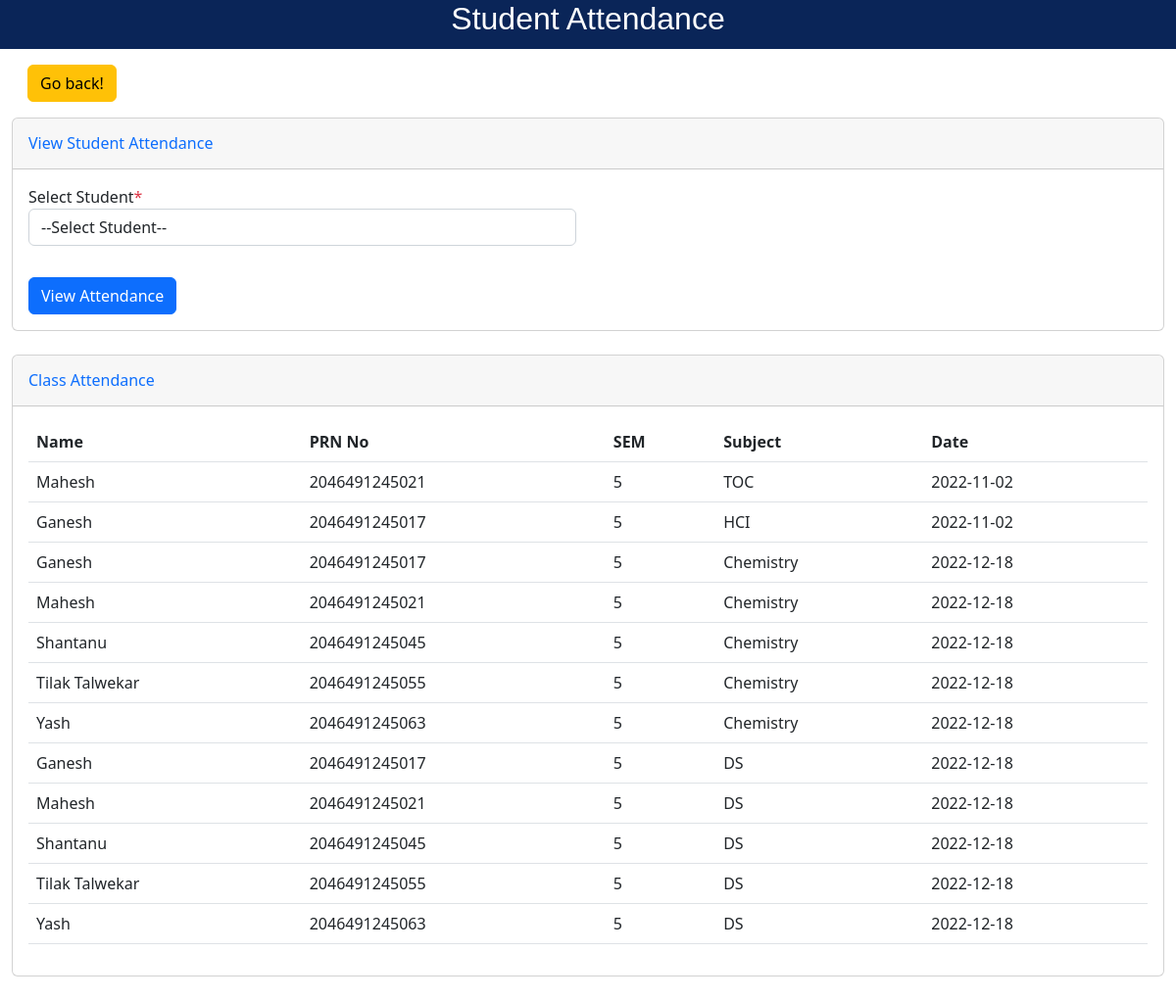
The app's page /viewstudentattendance.php with its own data.
### tables this page shows
CREATE TABLE `tblattendance` (
  `ID` int(32) NOT NULL,
  `name` varchar(50) NOT NULL,
  `prn` varchar(50) NOT NULL,
  `sem` varchar(50) NOT NULL,
  `subject` varchar(50) NOT NULL,
  `status` int(10) NOT NULL,
  `date` date NOT NULL,
  `takenby` varchar(100) NOT NULL,
  `branch` int(12) NOT NULL
);

### viewstudentattendance.php (the view, shortened to what this page needs)
<!DOCTYPE html>
<html lang="en">
<head>
    <link href='https://unpkg.com/boxicons@2.0.7/css/boxicons.min.css' rel='stylesheet'>
    <link href="https://cdn.jsdelivr.net/npm/bootstrap@5.2.2/dist/css/bootstrap.min.css" rel="stylesheet" />
</head>
<body>
<header>
        <h2>Student Attendance</h2>
</header>
    <div class="container-fluid" id="container-wrapper">
    <form>
        <a  class="btn btn-warning m-3" href="index.php">Go back!</a>
      </form>
        <div class="row">
            <div class="col-lg-12">
                <div class="card mb-4">
                    <div class="card-header py-3 d-flex flex-row align-items-center justify-content-between">
                        <h6 class="m-0 font-weight-bold text-primary">View Student Attendance</h6>
                    </div>
                    <div class="card-body">
                        <form method="post" action="<?php echo $_SERVER['PHP_SELF']; ?>">
                            <div class="form-group row mb-3">
                                <div class="col-xl-6">
                                    <label class="form-control-label">Select Student<span class="text-danger ml-2">*</span></label>
                                    <?php include 'config/conn.php';
                                    $sql = "SELECT prn,sname FROM tblstudent";
                                    $result = mysqli_query($conn, $sql) or die("Query Failed: student name option");
                                    if (mysqli_num_rows($result) > 0) {
                                    ?>
                                        <select required name="studentlist" class="form-control mb-3">
                                            <option value="none">--Select Student--</option>
                                        </select>
                                    <?php }
                                    ?>
                                </div>
                            </div>
                            <button type="submit" name="view" class="btn btn-primary">View Attendance</button>
                        </form>
                    </div>
                </div>
                <div class="row">
                    <div class="col-lg-12">
                        <div class="card mb-4">
                            <div class="card-header py-3 d-flex flex-row align-items-center justify-content-between">
                                <h6 class="m-0 font-weight-bold text-primary">Class Attendance</h6>
                            </div>
                            <div class="table-responsive p-3">
                                <table class="table align-items-center table-flush table-hover" id="dataTableHover">
                                    <thead class="thead-light">
                                        <tr>
                                            <th>Name</th>
                                            <th>PRN No</th>
                                            <th>SEM</th>
                                            <th>Subject</th>
                                            <th>Date</th>
                                        </tr>
                                    </thead>
                                    <?php
                                    if (isset($_POST['view'])) {
                                        $sprn = $_POST['studentlist'];
                                        if ($sprn == "none") {
                                            $sql2 = "SELECT * FROM tblattendance";
                                        } else {
                                            $sql2 = "SELECT * FROM tblattendance WHERE name='{$sprn}'";
                                        }
                                        $result2 = mysqli_query($conn, $sql2) or die("Query Failed: student attendance display failed");
                                        if (mysqli_num_rows($result) > 0) {
                                    ?>
                                            <tbody>
                                                <?php while ($row1 = mysqli_fetch_assoc($result2)) { ?>
                                                    <tr>
                                             <td><?php echo $row1['name']?></td>
                                             <td><?php echo $row1['prn'] ?></td>
                                             <td><?php echo $row1['sem'] ?></td>
                                             <td><?php echo $row1['subject'] ?></td>
                                             <td><?php echo $row1['date'] ?></td>
                                         </tr>
                                        <?php } ?>
                                            </tbody>
                                        <?php }
                                    }
                                    else {
                                        $sql2 = "SELECT * FROM tblattendance";
                                        $result2 = mysqli_query($conn, $sql2) or die("Query Failed: student attendance display failed");
                                        if (mysqli_num_rows($result) > 0) {
                                        ?>
                                            <tbody>
                                                <?php while ($row1 = mysqli_fetch_assoc($result2)) {
                                                    echo "<tr>
                                            <td>{$row1['name']}</td>
                                            <td>{$row1['prn']}</td>
                                            <td>{$row1['sem']}</td>
                                            <td>{$row1['subject']}</td>
                                            <td> {$row1['date']}</td>
                                        </tr>";
                                                } ?>
                                            </tbody>
                                    <?php }
                                    } ?>
                                </table>
                            </div>
                        </div>
                    </div>
                </div>
            </div>
        </div>
</body>
</html>

### viewstudentattendance.php (style rules this page uses)
header { background-color: #0A2558; height: 50px; text-align: center; font-size: 30px; font-family: 'Poppins', sans-serif; color: rgb(255, 255, 255); }

### records on screen
tblattendance: name "Mahesh", prn "2046491245021", sem "5", subject "TOC", date "2022-11-02"
tblattendance: name "Ganesh", prn "2046491245017", sem "5", subject "HCI", date "2022-11-02"
tblattendance: name "Ganesh", prn "2046491245017", sem "5", subject "Chemistry", date "2022-12-18"
tblattendance: name "Mahesh", prn "2046491245021", sem "5", subject "Chemistry", date "2022-12-18"
tblattendance: name "Shantanu", prn "2046491245045", sem "5", subject "Chemistry", date "2022-12-18"
tblattendance: name "Tilak Talwekar", prn "2046491245055", sem "5", subject "Chemistry", date "2022-12-18"
tblattendance: name "Yash", prn "2046491245063", sem "5", subject "Chemistry", date "2022-12-18"
tblattendance: name "Ganesh", prn "2046491245017", sem "5", subject "DS", date "2022-12-18"
tblattendance: name "Mahesh", prn "2046491245021", sem "5", subject "DS", date "2022-12-18"
tblattendance: name "Shantanu", prn "2046491245045", sem "5", subject "DS", date "2022-12-18"
tblattendance: name "Tilak Talwekar", prn "2046491245055", sem "5", subject "DS", date "2022-12-18"
tblattendance: name "Yash", prn "2046491245063", sem "5", subject "DS", date "2022-12-18"
